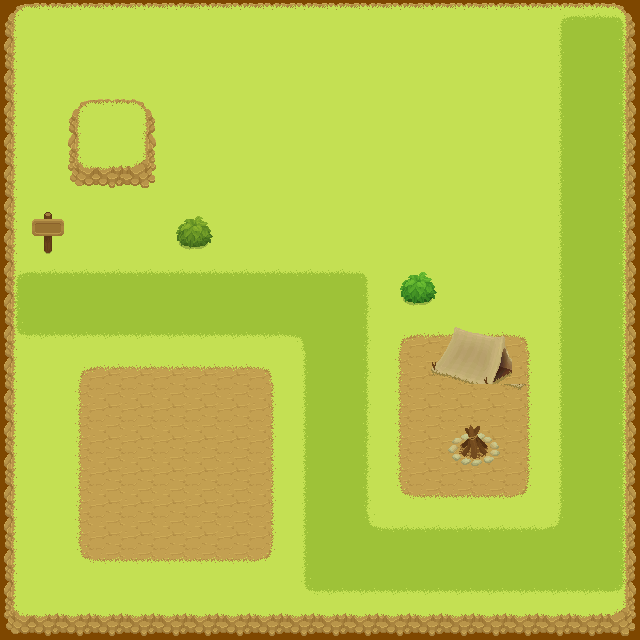

A 2D game scene composited from a Tiled map and its tileset images. What follows is a short description and the map's XML, with every tile layer's data as written:
An orthogonal 20x20 tile map with 32x32 px tiles, 2 tile layers (grass, objects), 2 tilesets and 5 objects.

<map version="1.10" tiledversion="1.10.2" orientation="orthogonal" renderorder="right-down" width="20" height="20" tilewidth="32" tileheight="32" infinite="0" backgroundcolor="#7e4700" nextlayerid="4" nextobjectid="20">
 <tileset firstgid="1" source="ground.tsx" />
 <tileset firstgid="157" source="objects.tsx" />
 <layer id="1" name="grass" width="20" height="20" locked="1">
  <data encoding="csv">
40,41,41,41,41,41,41,41,41,41,41,41,41,41,41,41,41,41,41,42,
53,15,15,15,15,15,15,15,15,15,15,15,15,15,15,15,15,15,15,55,
53,15,15,15,15,15,15,15,15,15,15,15,15,15,15,15,15,15,15,55,
53,15,15,15,15,15,15,15,15,15,15,15,15,15,15,15,15,15,15,55,
53,15,15,15,15,15,15,15,15,15,15,15,15,15,15,15,15,15,15,55,
53,15,15,15,15,15,15,15,15,15,15,15,15,15,15,15,15,15,15,55,
53,15,15,15,15,15,15,15,15,15,15,15,15,15,15,15,15,15,15,55,
53,15,15,15,15,15,15,15,15,15,15,15,15,15,15,15,15,15,15,55,
53,15,15,15,15,15,15,15,15,15,15,15,15,15,15,15,15,15,15,55,
53,15,15,15,15,15,15,15,15,15,15,15,15,15,15,15,15,15,15,55,
53,15,15,15,15,15,15,15,15,15,15,15,87,140,140,140,88,15,15,55,
53,15,87,140,140,140,140,140,88,15,15,15,128,18,18,18,126,15,15,55,
53,15,128,18,18,18,18,18,126,15,15,15,128,18,18,18,126,15,15,55,
53,15,128,18,18,18,18,18,126,15,15,15,128,18,18,18,126,15,15,55,
53,15,128,18,18,18,18,18,126,15,15,15,128,18,18,18,126,15,15,55,
53,15,128,18,18,18,18,18,126,15,15,15,100,114,114,114,101,15,15,55,
53,15,128,18,18,18,18,18,126,15,15,15,15,15,15,15,15,15,15,55,
53,15,100,114,114,114,114,114,101,15,15,15,15,15,15,15,15,15,15,55,
53,15,15,15,15,15,15,15,15,15,15,15,15,15,15,15,15,15,15,55,
66,67,67,67,67,67,67,67,67,67,67,67,67,67,67,67,67,67,67,68
</data>
 </layer>
 <layer id="3" name="objects" width="20" height="20">
  <data encoding="csv">
0,0,0,0,0,0,0,0,0,0,0,0,0,0,0,0,161,105,106,107,
0,0,0,0,0,178,179,0,0,0,0,0,0,0,0,0,0,118,119,120,
0,0,0,0,0,194,0,0,0,0,0,0,0,0,0,0,0,118,119,120,
0,0,40,41,42,0,0,0,0,0,0,0,0,0,0,0,0,118,119,120,
0,0,53,15,55,0,0,0,0,0,0,0,0,0,0,0,0,118,119,120,
0,0,66,67,68,0,0,0,0,0,247,0,237,0,0,240,241,118,119,120,
0,498,0,0,0,397,398,0,0,0,263,0,0,0,0,0,257,118,119,120,
0,514,0,0,0,413,414,0,0,0,279,0,0,0,0,0,273,118,119,120,
105,106,106,106,106,106,106,106,106,106,106,107,461,462,0,0,0,118,119,120,
118,119,119,119,119,119,119,119,119,119,119,120,477,478,0,0,0,118,119,120,
131,132,132,132,132,132,132,132,132,124,119,120,0,550,551,552,0,118,119,120,
0,0,0,0,0,0,0,0,0,118,119,120,0,566,567,568,0,118,119,120,
0,0,0,0,0,0,0,0,0,118,119,120,0,0,582,583,584,118,119,120,
0,0,0,0,0,0,0,0,0,118,119,120,0,0,519,520,0,118,119,120,
0,0,0,0,0,0,0,0,0,118,119,120,0,0,535,536,0,118,119,120,
0,0,0,0,0,0,0,0,0,118,119,120,0,0,0,0,0,118,119,120,
0,0,0,0,0,0,0,0,0,118,119,136,106,106,106,106,106,137,119,120,
0,0,0,0,0,0,0,0,0,118,119,119,119,119,119,119,119,119,119,120,
0,0,0,0,0,0,0,0,0,131,132,132,132,132,132,132,132,132,132,133,
0,0,0,0,0,0,0,0,0,0,0,0,0,0,0,0,0,0,0,0
</data>
 </layer>
 <objectgroup id="2" name="turningpoints" locked="1">
  <object id="8" x="30.9278" y="303.093">
   <point />
  </object>
  <object id="9" x="335.052" y="304.124">
   <point />
  </object>
  <object id="10" x="336.082" y="559.794">
   <point />
  </object>
  <object id="11" x="592.783" y="560.825">
   <point />
  </object>
  <object id="12" x="591.753" y="50.5155">
   <point />
  </object>
 </objectgroup>
</map>
